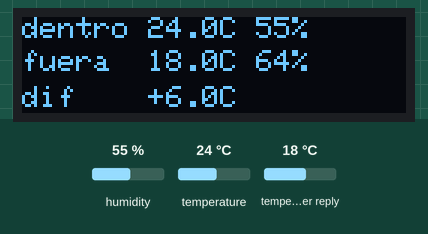
Recording of a program running on a simulated ESP32-S3. Shown: 128×32 one-colour display. The inputs (shaded band) are chosen by the test bench; at power-on: humidity 55 %, temperature 24 °C, temperature in the weather reply 18 °C. WiFi joins after 1.5 s; servers stay silent unless stated; web services answer with replies made up by the test bench; not simulated (calls return 0 or success): secretos.h; what the program prints to the serial monitor is not drawn.

Above: at 3.3 s.
3.4 s: humidity set to 22 %
At 4.6 s:
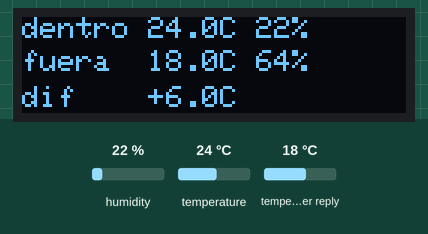
5.7 s: temperature set to 12 °C
At 7.4 s:
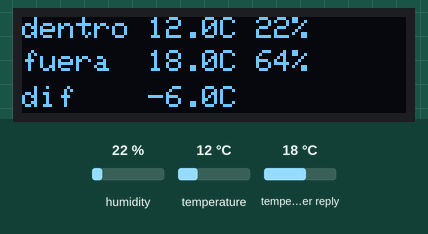
7.7 s: humidity set to 40 %
At 9.2 s:
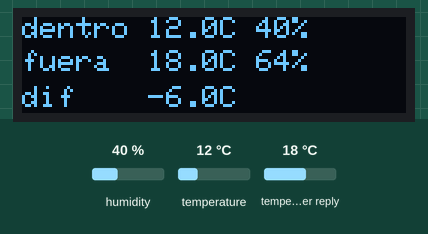
9.8 s: temperature set to 19 °C
At 10.9 s:
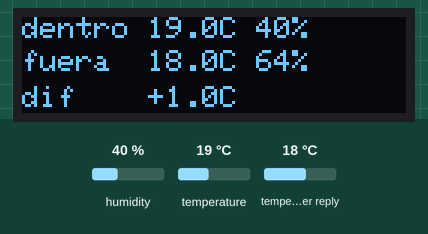
Timing chart, 0 to 12.8 s (numbered marks = the images above; inputs shaded):
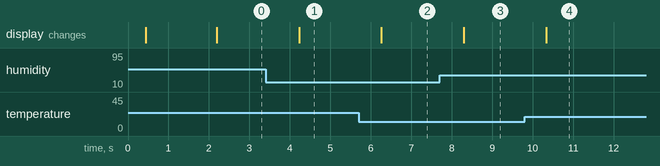

The program:

main.cpp
```cpp
#include <Arduino.h>
#include <Wire.h>
#include <WiFi.h>
#include <HTTPClient.h>
#include <ArduinoJson.h>
#include <SHTSensor.h>
#include <Adafruit_SSD1306.h>
#include "secretos.h"

#define PIN_SDA 8
#define PIN_SCL 9

#define LAT    4.0847      // coordenadas de Tuluá (o tu ciudad), en grados decimales
#define LON  -76.1954

Adafruit_SSD1306 pantalla(128, 32, &Wire, -1);
SHTSensor        sensor;
bool             sensorPresente = false;

float tempFuera = NAN, humFuera = NAN;
unsigned long ultimaConsulta = 0;
const unsigned long CADA = 60000;   // una consulta por minuto

bool consultarClima() {
  if (WiFi.status() != WL_CONNECTED) {
    Serial.println("Sin conexión WiFi: no se puede consultar Open-Meteo.");
    return false;
  }

  String url = String("http://api.open-meteo.com/v1/forecast?latitude=") + String(LAT, 4) +
               "&longitude=" + String(LON, 4) +
               "&current=temperature_2m,relative_humidity_2m&timezone=auto";

  Serial.println("\nConsultando servicio Open-Meteo...");
  WiFiClient red;
  HTTPClient http;
  http.setTimeout(8000);
  http.useHTTP10(true);          // el cuerpo de una pieza, sin trocear
  if (!http.begin(red, url)) {
    Serial.println("URL mal formada");
    return false;
  }

  int codigo = http.GET();
  if (codigo != HTTP_CODE_OK) {
    Serial.printf("El servicio respondió código de error HTTP: %d\n", codigo);
    http.end();
    return false;
  }

  JsonDocument doc;
  JsonDocument filtro;
  filtro["current"]["temperature_2m"] = true;
  filtro["current"]["relative_humidity_2m"] = true;
  DeserializationError err = deserializeJson(doc, http.getStream(),
                                             DeserializationOption::Filter(filtro));
  http.end();
  if (err) {
    Serial.printf("JSON ilegible: %s\n", err.c_str());
    return false;
  }

  tempFuera = doc["current"]["temperature_2m"] | NAN;
  humFuera  = doc["current"]["relative_humidity_2m"] | NAN;

  Serial.println("========================================");
  Serial.printf(" Clima afuera (Open-Meteo):\n");
  Serial.printf(" -> Temperatura: %.1f °C\n", tempFuera);
  Serial.printf(" -> Humedad:     %.0f %%\n", humFuera);
  Serial.println("========================================");
  return true;
}

void pintar(float tDentro, float hDentro) {
  // Simulación en monitor serie
  Serial.printf("[DENTRO] %.1f°C %.0f%% | [FUERA] %.1f°C %.0f%% | [DIF] %+.1f°C\n",
                tDentro, hDentro, tempFuera, humFuera, tDentro - tempFuera);

  pantalla.clearDisplay();
  pantalla.setTextColor(SSD1306_WHITE);
  pantalla.setTextSize(1);
  pantalla.setCursor(0, 0);
  pantalla.printf("dentro %.1fC %.0f%%", tDentro, hDentro);
  pantalla.setCursor(0, 11);
  if (isnan(tempFuera)) pantalla.print("fuera  sin datos");
  else                  pantalla.printf("fuera  %.1fC %.0f%%", tempFuera, humFuera);
  pantalla.setCursor(0, 23);
  if (!isnan(tempFuera)) pantalla.printf("dif    %+.1fC", tDentro - tempFuera);
  pantalla.display();
}

void setup() {
  Serial.begin(115200);
  delay(400);
  Wire.begin(PIN_SDA, PIN_SCL);
  pantalla.begin(SSD1306_SWITCHCAPVCC, 0x3C);

  if (sensor.init()) {
    sensorPresente = true;
    Serial.println("Sensor SHT detectado correctamente.");
  } else {
    sensorPresente = false;
    Serial.println("Sensor SHT no encontrado: se mostrará la información del clima exterior.");
  }

  WiFi.mode(WIFI_STA);
  WiFi.begin(WIFI_SSID, WIFI_CLAVE);
  Serial.print("Conectando a ");
  Serial.print(WIFI_SSID);
  unsigned long t0 = millis();
  while (WiFi.status() != WL_CONNECTED && millis() - t0 < 20000) {
    delay(500);
    Serial.print(".");
  }
  Serial.println();

  if (WiFi.status() == WL_CONNECTED) {
    Serial.print("WiFi conectado. IP local: ");
    Serial.println(WiFi.localIP());
  } else {
    Serial.println("Sin WiFi: no se podrá consultar el clima exterior.");
  }

  // Primera consulta inmediata
  consultarClima();
  ultimaConsulta = millis();
}

void loop() {
  // Consulta periódica cada 60 segundos sin bloquear el loop
  if (millis() - ultimaConsulta >= CADA) {
    ultimaConsulta = millis();
    consultarClima();
  }

  if (sensorPresente && sensor.readSample()) {
    pintar(sensor.getTemperature(), sensor.getHumidity());
    delay(2000);
  } else {
    delay(1000);
  }
}
```

Measured:
- after the input at 3.4 s, the display: changes after 0.83 s (image 1)
- after the input at 5.7 s, the display: changes after 0.56 s (image 2)
- after the input at 7.7 s, the display: changes after 0.60 s (image 3)
- after the input at 9.8 s, the display: changes after 0.54 s (image 4)
